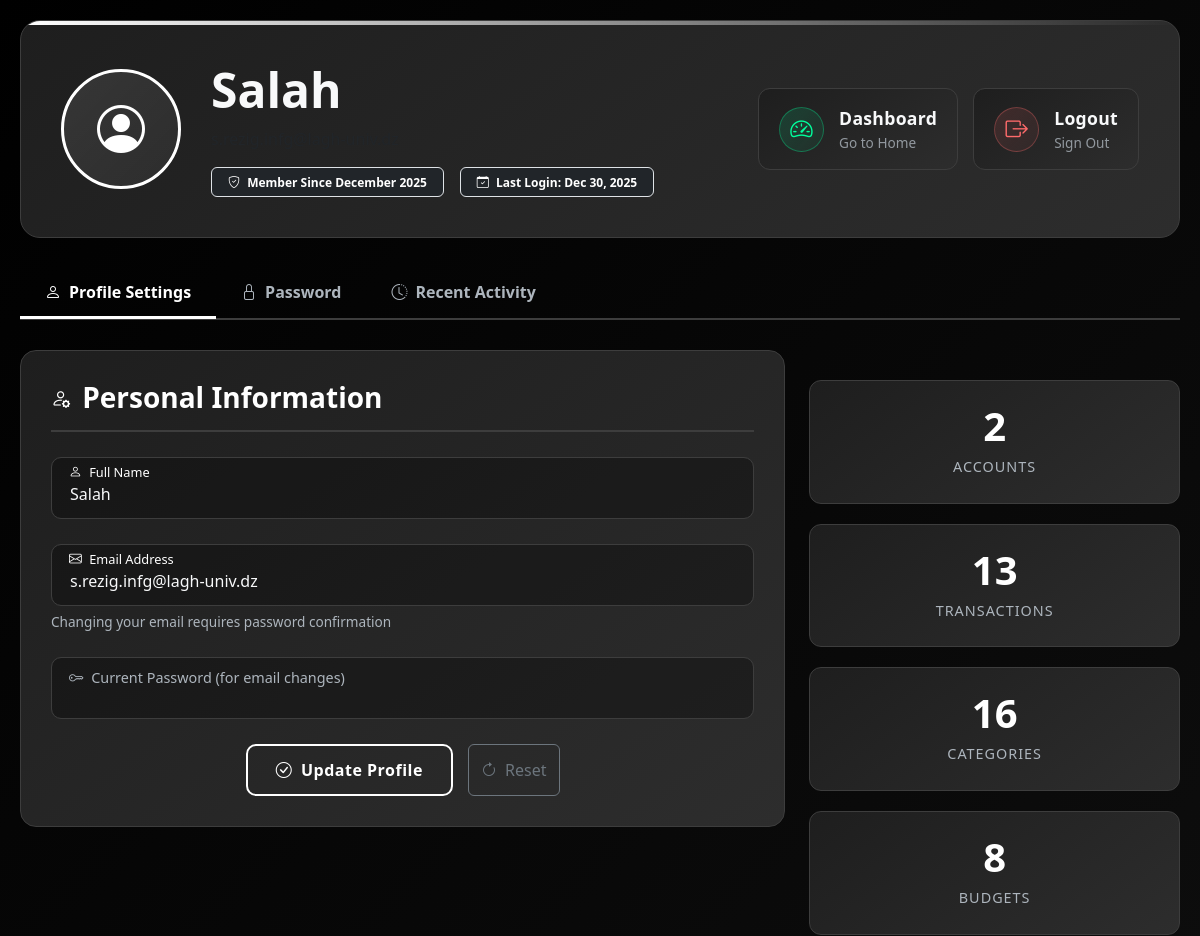
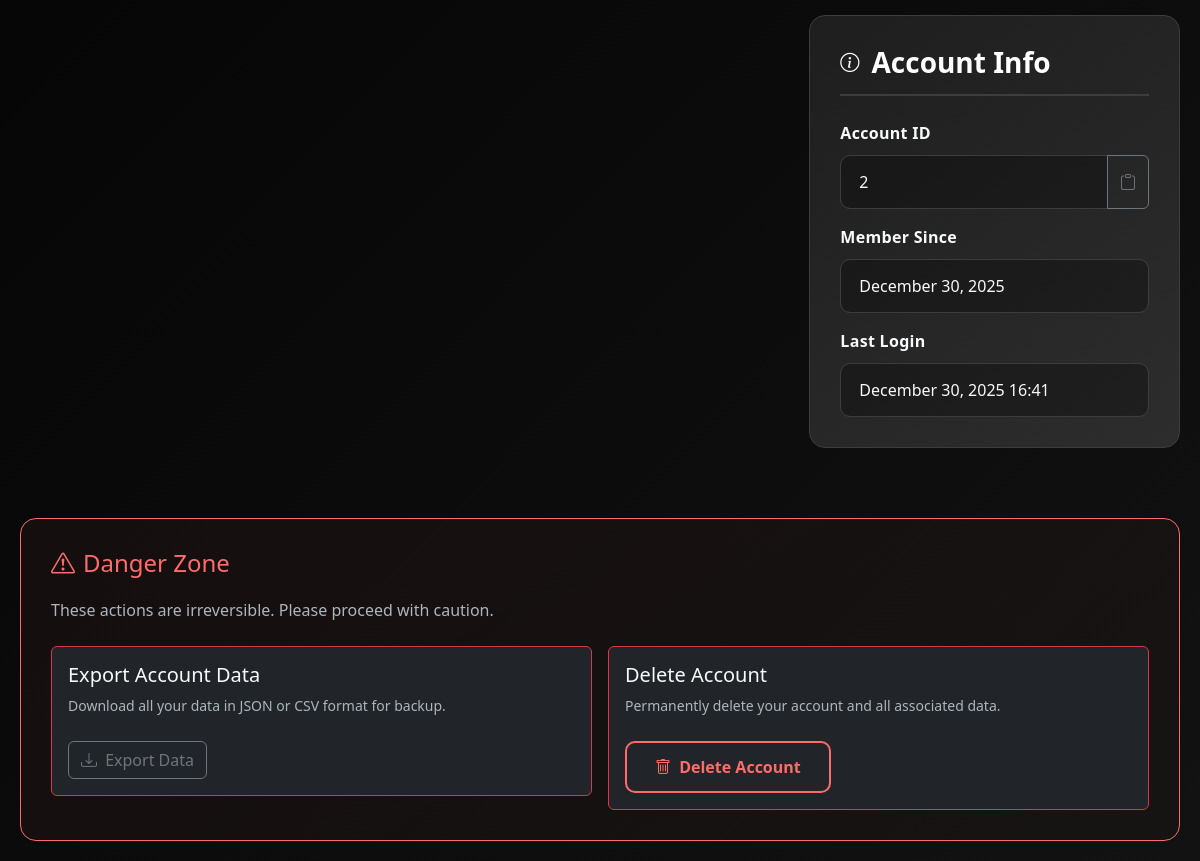
Page /auth/profile (signed in) on the committed database (2 pictures, top to bottom).
### models.py (models this page shows, shortened)
class User(db.Model, UserMixin):
    __tablename__ = 'users'
    id = db.Column(db.Integer, primary_key=True)
    email = db.Column(db.String(120), unique=True, nullable=False, index=True)
    name = db.Column(db.String(100), nullable=False)
    hashed_password = db.Column(db.String(256), nullable=False)
    created_at = db.Column(db.DateTime, default=datetime.utcnow, nullable=False)
    last_login = db.Column(db.DateTime, nullable=True)
    accounts = relationship("Account", back_populates="user", cascade="all, delete-orphan")
    categories = relationship("Category", back_populates="user", cascade="all, delete-orphan")
    transactions = relationship("Transaction", back_populates="user", cascade="all, delete-orphan")
    budgets = relationship("Budget", back_populates="user", cascade="all, delete-orphan")

### routes/auth.py (the view, shortened to what this page needs)
@auth_bp.route('/profile', methods=['GET', 'POST'])
@login_required
def profile():
    profile_form = ProfileForm(obj=current_user)
    password_form = ChangePasswordForm()
    accounts_count = Account.query.filter_by(user_id=current_user.id).count()
    transactions_count = Transaction.query.filter_by(user_id=current_user.id).count()
    categories_count = Category.query.filter_by(user_id=current_user.id).count()
    budgets_count = Budget.query.filter_by(user_id=current_user.id).count()
    recent_activities = [
        {
            'icon': 'wallet2',
            'title': 'Account Created',
            'description': 'Your main account was set up',
            'time': current_user.created_at.strftime('%b %d, %Y')
        },
        {
            'icon': 'tags',
            'title': 'Categories Added',
            'description': f'{categories_count} default categories were created',
            'time': current_user.created_at.strftime('%b %d, %Y')
        },
        {
            'icon': 'box-arrow-in-right',
            'title': 'Last Login',
            'description': 'You logged into your account',
            'time': current_user.last_login.strftime('%b %d, %H:%M') if current_user.last_login else 'Never'
        }
    ]
    if accounts_count > 0:
        recent_activities.append({
            'icon': 'wallet2',
            'title': 'Accounts Active',
            'description': f'You have {accounts_count} active account(s)',
            'time': 'Today'
        })
    if transactions_count > 0:
        recent_activities.append({
            'icon': 'arrow-left-right',
            'title': 'Transactions Recorded',
            'description': f'You have {transactions_count} transaction(s)',
            'time': 'Today'
        })
    return render_template('auth/profile.html',
                         profile_form=profile_form,
                         password_form=password_form,
                         accounts_count=accounts_count,
                         transactions_count=transactions_count,
                         categories_count=categories_count,
                         budgets_count=budgets_count,
                         recent_activities=recent_activities)

### forms/auth.py
class ProfileForm(FlaskForm):
    name = StringField('Full Name', validators=[
        DataRequired(message='Name is required'),
        Length(min=2, max=100, message='Name must be between 2 and 100 characters')
    ], render_kw={
        "class": "form-control"
    })
    email = StringField('Email', validators=[
        DataRequired(message='Email is required'),
        Email(message='Please enter a valid email address')
    ], render_kw={
        "class": "form-control"
    })
    current_password = PasswordField('Current Password (required to change email)', validators=[
        Optional()
    ], render_kw={
        "placeholder": "Enter current password to change email",
        "class": "form-control"
    })

class ChangePasswordForm(FlaskForm):
    current_password = PasswordField('Current Password', validators=[
        DataRequired(message='Current password is required')
    ], render_kw={
        "class": "form-control"
    })
    new_password = PasswordField('New Password', validators=[
        DataRequired(message='New password is required'),
        Length(min=6, message='Password must be at least 6 characters')
    ], render_kw={
        "class": "form-control"
    })
    confirm_password = PasswordField('Confirm New Password', validators=[
        DataRequired(message='Please confirm your password'),
        EqualTo('new_password', message='Passwords must match')
    ], render_kw={
        "class": "form-control"
    })

### routes/auth.py (called while the page is built)
@login_manager.user_loader
def load_user(user_id):
    return User.query.get(int(user_id))

### templates/auth/profile.html (shortened to what this page needs)
{% extends "layout.html" %}
{% block main %}
<div class="profile-container">
<div class="profile-header d-flex flex-column flex-md-row align-items-center">
    <div class="profile-avatar">
        <i class="bi bi-person-circle"></i>
    </div>
    <div class="flex-grow-1">
        <h1 class="display-5 fw-bold text-light mb-2">{{ current_user.name }}</h1>
        <p class="text-gray mb-3">{{ current_user.email }}</p>
        <div class="d-flex flex-wrap gap-3 align-items-center">
            <span class="badge bg-dark text-accent border border-accent py-2 px-3">
                <i class="bi bi-shield-check me-1"></i> Member Since {{ current_user.created_at.strftime('%B %Y') }}
            </span>
            <span class="badge bg-dark text-accent border border-accent py-2 px-3">
                <i class="bi bi-calendar-check me-1"></i> Last Login:
                {% if current_user.last_login %}
                    {{ current_user.last_login.strftime('%b %d, %Y') }}
                {% else %}
                    Never
                {% endif %}
            </span>
        </div>
    </div>
    <div class="profile-actions mt-3 mt-md-0 ms-md-3">
        <a href="{{ url_for('dashboard.index') }}" class="btn btn-dashboard">
            <div class="btn-content">
                <div class="btn-icon">
                    <i class="bi bi-speedometer2"></i>
                </div>
                <div class="btn-text">
                    <span class="btn-label">Dashboard</span>
                    <span class="btn-subtext">Go to Home</span>
                </div>
            </div>
        </a>
        <a href="{{ url_for('auth.logout') }}" class="btn btn-logout">
            <div class="btn-content">
                <div class="btn-icon">
                    <i class="bi bi-box-arrow-right"></i>
                </div>
                <div class="btn-text">
                    <span class="btn-label">Logout</span>
                    <span class="btn-subtext">Sign Out</span>
                </div>
            </div>
        </a>
    </div>
</div>
    <ul class="nav nav-tabs" id="profileTabs" role="tablist">
        <li class="nav-item" role="presentation">
            <button class="nav-link active" id="profile-tab" data-bs-toggle="tab" data-bs-target="#profile" type="button" role="tab">
                <i class="bi bi-person me-2"></i>Profile Settings
            </button>
        </li>
        <li class="nav-item" role="presentation">
            <button class="nav-link" id="password-tab" data-bs-toggle="tab" data-bs-target="#password" type="button" role="tab">
                <i class="bi bi-lock me-2"></i>Password
            </button>
        </li>
        <li class="nav-item" role="presentation">
            <button class="nav-link" id="activity-tab" data-bs-toggle="tab" data-bs-target="#activity" type="button" role="tab">
                <i class="bi bi-clock-history me-2"></i>Recent Activity
            </button>
        </li>
    </ul>
    <div class="tab-content" id="profileTabsContent">
        <div class="tab-pane fade show active" id="profile" role="tabpanel">
            <div class="row">
                <div class="col-lg-8">
                    <div class="profile-card">
                        <h3 class="profile-card-title">
                            <i class="bi bi-person-gear"></i>Personal Information
                        </h3>
                        <form method="POST" action="" id="profileForm">
                            <div class="floating-effect">
                                {{ profile_form.name(class="form-control" + (" is-invalid" if profile_form.name.errors else ""), placeholder=" ", value=current_user.name) }}
                                <label for="{{ profile_form.name.id }}">
                                    <i class="bi bi-person me-1"></i> Full Name
                                </label>
                            </div>
                            <div class="floating-effect">
                                {{ profile_form.email(class="form-control" + (" is-invalid" if profile_form.email.errors else ""), placeholder=" ", value=current_user.email) }}
                                <label for="{{ profile_form.email.id }}">
                                    <i class="bi bi-envelope me-1"></i> Email Address
                                </label>
                                <small class="form-text">Changing your email requires password confirmation</small>
                            </div>
                            <div class="floating-effect">
                                {{ profile_form.current_password(class="form-control" + (" is-invalid" if profile_form.current_password.errors else ""), placeholder=" ") }}
                                <label for="{{ profile_form.current_password.id }}">
                                    <i class="bi bi-key me-1"></i> Current Password (for email changes)
                                </label>
                            </div>
                            <div class="profile-actions mt-4">
                                <button type="submit" name="update_profile" value="update_profile" class="btn btn-primary">
                                    <i class="bi bi-check-circle me-1"></i> Update Profile
                                </button>
                                <button type="button" class="btn btn-outline-secondary" onclick="resetProfileForm()">
                                    <i class="bi bi-arrow-clockwise me-1"></i> Reset
                                </button>
                            </div>
                        </form>
                    </div>
                </div>
                <div class="col-lg-4">
                    <div class="profile-stats">
                        <div class="stats-card">
                            <div class="stats-number">{{ accounts_count or 0 }}</div>
                            <div class="stats-label">Accounts</div>
                        </div>
                        <div class="stats-card">
                            <div class="stats-number">{{ transactions_count or 0 }}</div>
                            <div class="stats-label">Transactions</div>
                        </div>
                        <div class="stats-card">
                            <div class="stats-number">{{ categories_count or 0 }}</div>
                            <div class="stats-label">Categories</div>
                        </div>
                        <div class="stats-card">
                            <div class="stats-number">{{ budgets_count or 0 }}</div>
                            <div class="stats-label">Budgets</div>
                        </div>
                    </div>
                    <div class="profile-card mt-3">
                        <h3 class="profile-card-title">
                            <i class="bi bi-info-circle"></i>Account Info
                        </h3>
                        <div class="mb-3">
                            <label class="form-label">Account ID</label>
                            <div class="input-group">
                                <input type="text" class="form-control" value="{{ current_user.id }}" readonly>
                                <button class="btn btn-outline-secondary" type="button" onclick="copyToClipboard('{{ current_user.id }}')">
                                    <i class="bi bi-clipboard"></i>
                                </button>
                            </div>
                        </div>
                        <div class="mb-3">
                            <label class="form-label">Member Since</label>
                            <input type="text" class="form-control" value="{{ current_user.created_at.strftime('%B %d, %Y') }}" readonly>
                        </div>
                        <div class="mb-0">
                            <label class="form-label">Last Login</label>
                            <input type="text" class="form-control" value="{% if current_user.last_login %}{{ current_user.last_login.strftime('%B %d, %Y %H:%M') }}{% else %}Never{% endif %}" readonly>
                        </div>
                    </div>
                </div>
            </div>
        </div>
    </div>
    <div class="danger-zone">
        <h4><i class="bi bi-exclamation-triangle me-2"></i>Danger Zone</h4>
        <p class="mb-4">These actions are irreversible. Please proceed with caution.</p>
        <div class="row g-3">
            <div class="col-md-6">
                <div class="card bg-dark border-danger">
                    <div class="card-body">
                        <h5 class="card-title text-light">Export Account Data</h5>
                        <p class="card-text text-gray small">Download all your data in JSON or CSV format for backup.</p>
                        <button class="btn btn-outline-secondary" id="exportBtn">
                            <i class="bi bi-download me-1"></i> Export Data
                        </button>
                    </div>
                </div>
            </div>
            <div class="col-md-6">
                <div class="card bg-dark border-danger">
                    <div class="card-body">
                        <h5 class="card-title text-light">Delete Account</h5>
                        <p class="card-text text-gray small">Permanently delete your account and all associated data.</p>
                        <button class="btn btn-danger" data-bs-toggle="modal" data-bs-target="#deleteAccountModal">
                            <i class="bi bi-trash me-1"></i> Delete Account
                        </button>
                    </div>
                </div>
            </div>
        </div>
    </div>
</div>
{% endblock %}

### rows in the picture
User: name "Salah", created_at "December 2025", last_login "Dec 30, 2025", email "s.rezig.infg@lagh-univ.dz", id "2", created_at "December 30, 2025", last_login "December 30, 2025 16:41"

### other values in the picture
{{ accounts_count or 0 }} "2"
{{ transactions_count or 0 }} "13"
{{ categories_count or 0 }} "16"
{{ budgets_count or 0 }} "8"
